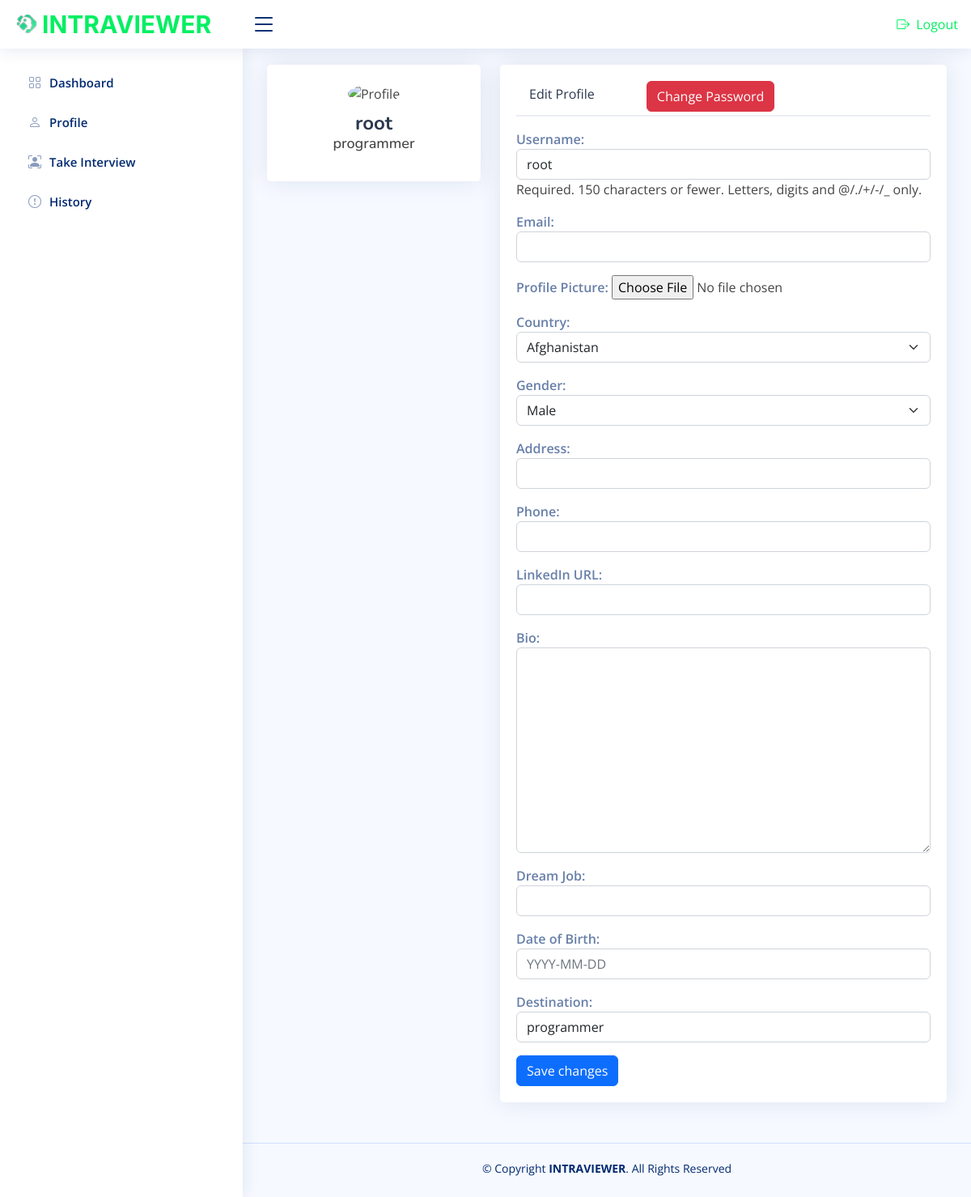
Screenshot of /userprofile/ (signed in) with the database file from the repository.
### core/models.py (models this page shows, shortened)
class Profile(models.Model):
    user = models.OneToOneField(User, on_delete=models.CASCADE)
    gender = models.CharField(max_length=10, choices=GENDER_CHOICE, blank=True)
    country = models.CharField(max_length=50, choices=COUNTRY_CHOICES, blank=True)
    destination = models.CharField(max_length=50, blank=True)
    linkedin_url = models.URLField(blank=True)
    bio = models.TextField(max_length=500, blank=True)
    date_of_birth = models.DateField(blank=True, null=True)
    Dream_Job = models.CharField(max_length=50, blank=True)
    phone = models.CharField(max_length=30, blank=True)
    image = models.ImageField(upload_to='profile_pics' , blank=True)
    address= models.CharField(max_length=100, blank=True)

### core/views.py (the view, shortened to what this page needs)
# urls.py: path('userprofile/', ProfileView.as_view(), name='userprofile'),
class ProfileView(View):
    def dispatch(self, request, *args, **kwargs):
        if not request.user.is_authenticated:
            return redirect('login')
        return super().dispatch(request, *args, **kwargs)
    def get(self, request):
        try:
            profile = request.user.profile
        except ObjectDoesNotExist:
            profile = None
        user_form = UserForm(instance=request.user)
        profile_form = ProfileForm(instance=profile)
        return render(request, 'core/userprofile.html', {'userprofile': user_form, 'profileform': profile_form})

### core/forms.py
class UserForm(forms.ModelForm):
    class Meta:
        model = User
        fields = ['username', 'email']
        labels = {'username': 'Username', 'email': 'Email'}
        widgets = {'username': forms.TextInput(attrs={'class': 'form-control'}), 'email': forms.EmailInput(attrs={'class': 'form-control'})}

### core/templates/core/userprofile.html (shortened to what this page needs)
{% extends 'core/userbase.html' %}
{% load static %}
    {% block Profile_Section %}
    <section class="section profile">
      <div class="row">
        <div class="col-xl-4">
              <div class="card">
                <form method="POST" enctype="multipart/form-data">
                  <div class="card-body profile-card pt-4 d-flex flex-column align-items-center">
                      {% if user.profile.image %}
                          <img src="{{ user.profile.image.url }}" alt="Profile" class="rounded-circle">
                      {% else %}
                          <img src="{% static "core/UserAssets/img/profile-img.jpg" %}" alt="Profile" class="rounded-circle">
                      {% endif %}
                      <h2>{{ user.username }}</h2>
                      <h3>{{ user.profile.destination }}</h3>
                  </div>
                </form>
              </div>
          </div>
        <div class="col-xl-8">
          <div class="card">
            <div class="card-body pt-3">
              <ul class="nav nav-tabs nav-tabs-bordered">
                <li class="nav-item">
                  <button class="nav-link"  data-bs-toggle="tab" data-bs-target="#profile-edit">Edit Profile</button>
                </li>
                <li class="nav-item">
                <button type="button" class="btn btn-danger m-1 mx-5"><a class="text-white"  href={% url 'passwordchange' %}>  Change Password</a></button>
                 </li>
              </ul>
          <div class="tab-pane  profile-edit pt-3 active" id="profile-edit">
                <form method="post" enctype="multipart/form-data">
                  {{ userprofile.as_p }}
                  {{ profileform.as_p }}
                  <button type="submit" class="btn btn-primary">Save changes</button>
              </form>
              </div>
            </div>
          </div>
        </div>
      </div>
  </section>
{% endblock Profile_Section %}

### core/static/core/UserAssets/css/style.css (style rules this page uses)
:root { scroll-behavior: smooth; }
body { font-family: "Open Sans", sans-serif; background: #f6f9ff; color: #444444; }
a { color: #03EF62; text-decoration: none; }
h1, h2, h3, h4, h5, h6 { font-family: "Nunito", sans-serif; }
.card { margin-bottom: 30px; border: none; border-radius: 5px; box-shadow: 0px 0 30px rgba(1, 41, 112, 0.1); }
.card-body { padding: 0 20px 20px 20px; }
.nav-tabs-bordered { border-bottom: 2px solid #ebeef4; }
.nav-tabs-bordered .nav-link { margin-bottom: -2px; border: none; color: #2c384e; }
.profile .profile-card img { max-width: 120px; }
.profile .profile-card h2 { font-size: 24px; font-weight: 700; color: #2c384e; margin: 10px 0 0 0; }
.profile .profile-card h3 { font-size: 18px; }
.profile .profile-edit label { font-weight: 600; color: rgba(1, 41, 112, 0.6); }

### rows the page displays
Profile: country "Afghanistan", gender "Male", destination "programmer"

### other values shown
{{ user.username }} "root"
{{ user.profile.destination }} "programmer"
